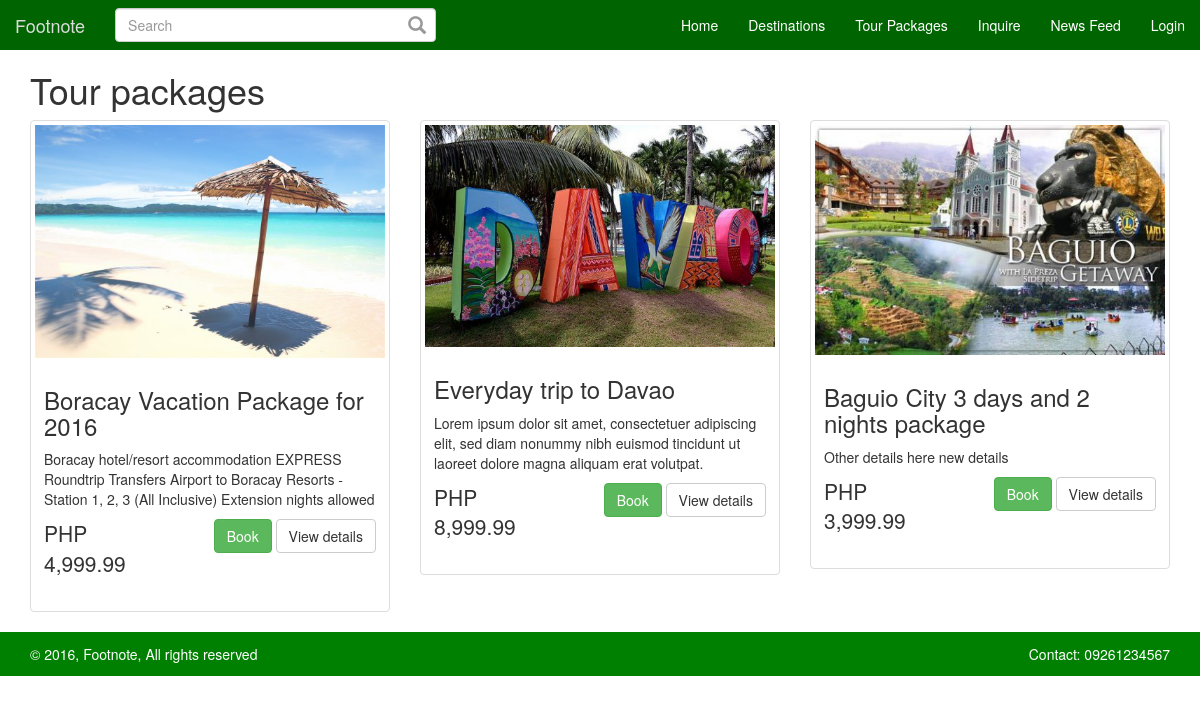
/tourpackages.php, run on the app's committed database.
### tables this page shows
CREATE TABLE `packages` (
  `package_id` int(11) NOT NULL,
  `place_id` int(11) NOT NULL,
  `package_name` varchar(250) NOT NULL,
  `package_price` double NOT NULL,
  `package_days` int(11) NOT NULL,
  `package_details` text NOT NULL,
  `package_person` int(11) NOT NULL DEFAULT '1',
  `package_accomodation` text NOT NULL,
  `package_transportation` text NOT NULL,
  `package_created` datetime NOT NULL DEFAULT CURRENT_TIMESTAMP
);

CREATE TABLE `places` (
  `place_id` int(11) NOT NULL,
  `place_name` varchar(250) NOT NULL,
  `place_address` varchar(250) NOT NULL,
  `place_details` text NOT NULL,
  `place_image` varchar(250) NOT NULL,
  `gallery_id` int(11) NOT NULL
);

### config.php (called while the page is built)
<?php
$config['db']['host']     = 'localhost' ;
$config['db']['user']     = 'root' ;
$config['db']['password'] = '' ;
$config['db']['db']       = 'db_footnote' ;
$config['url']['base_path'] = '/fn';
$config['url']['site'] = 'http://localhost';
$config['url']['root'] = realpath(dirname(__FILE__));
$config['url']['profile_pic'] = $config['url']['base_path'].'/assets/images/uploads/profiles';
$config['url']['post_pic'] = $config['url']['base_path'].'/assets/images/uploads/posts';
$config['url']['places'] = $config['url']['base_path'].'/assets/images/uploads/places';
$config['url']['gallery'] = $config['url']['base_path'].'/assets/images/uploads/galleries';
$config['var']['hash_password'] = '^#$4%9f+1^p9)M@4M)V$';
$config['var']['default_profile_pic'] = '1476196571_18_41b586905e6233e72b076191f8bf9512.png';
$config['var']['anonymous_id'] = '45';
$config['post']['post_per_page'] = 5;

### class/class.db.php (called while the page is built, shortened)
<?php
class DB {
    private $pdo;
    private $sQuery;
    private function Connect()
    {
        $dsn = "mysql:dbname={$this->db};host={$this->host}";
        try {
            $this->pdo = new PDO($dsn, $this->user, $this->password, array(
                PDO::MYSQL_ATTR_INIT_COMMAND => "SET NAMES utf8"
            ));
            $this->pdo->setAttribute(PDO::ATTR_ERRMODE, PDO::ERRMODE_EXCEPTION);
            $this->pdo->setAttribute(PDO::ATTR_EMULATE_PREPARES, false);
            $this->bConnected = true;
        } catch (PDOException $e) {
            echo $this->ExceptionLog($e->getMessage());
            die();
        }
    }
    private function Init($query, $parameters = "")
    {
        try {
            $this->sQuery = $this->pdo->prepare($query);
            $this->sQuery->execute();
        }
        catch (PDOException $e) {
            echo $this->ExceptionLog($e->getMessage(), $query);
            die();
        }
    }
    public function rows($query, $params = null, $fetchmode = PDO::FETCH_ASSOC)
    {
        $this->Init($query, $params);
        $result = $this->sQuery->fetchAll($fetchmode);
        return $result;
    }
}
?>

### include/include.tour.packages.all.php (the view, shortened to what this page needs)
<?php
$db = new DB;
$sql =  "SELECT ";
$sql .= "p.package_id, ";
$sql .= "p.package_name, ";
$sql .= "p.place_id, ";
$sql .= "p.package_price, ";
$sql .= "p.package_details, ";
$sql .= "g.place_image, ";
$sql .= "g.place_name  ";
$sql .= "FROM ";
$sql .= "`packages` as p ";
$sql .= "LEFT JOIN ";
$sql .= "`places` as g ";
$sql .= "ON ";
$sql .= "g.place_id = p.place_id ";
$place_packages = $db->rows($sql);
?>
<div class="m-t-50">
	<div class="container">
		<div class="row">
			<div class="col-md-12">
				<h1>Tour packages</h1>
				<div class="row">
					<?php foreach ($place_packages as $package) : ?>
						<div class="col-sm-12 col-md-4">
							<div class="thumbnail">
								<img src="<?=$config['url']['places']?>/<?=$package['place_image']?>" alt="<?=$package['place_name']?>">
								<div class="caption">
									<h3><?=$package['package_name']?></h3>
									<p><?=$package['package_details']?></p>
									<div class="row">
										<div class="col-xs-12 col-md-5">
											<p class="lead">PHP <?=money_format('%i', $package['package_price'])?></p>
										</div>
										<div class="col-xs-12 col-md-7" style="text-align: right;">
											<a href="<?=$config['url']['base_path']?>/tourpackage.php?action=view_details&package_id=<?=$package['package_id']?>" class="btn btn-success" role="button">Book</a>
											<a href="<?=$config['url']['base_path']?>/tourpackage.php?action=view_details&package_id=<?=$package['package_id']?>" class="btn btn-default" role="button">View details</a>
										</div>
									</div>
								</div>
							</div>
						</div>
						<?php endforeach; ?>
					</div>
				</div>
			</div>
		</div>
	</div>

### assets/css/footnote.css (style rules this page uses)
body,html { min-height: 100%; }
.m-t-50 { padding-top: 50px; }
body, html, .row-offcanvas { height: 100%; }

### data on the page
packages: place.place_image (picture), package_name "Boracay Vacation Package for 2016", package_details "Boracay hotel/resort accommodation EXPRESS Roundtrip Transfers Airport to Boracay Resorts - Station 1, 2, 3 (All Inclusive) Extension nights allowed", package_price "4,999.99"
packages: place.place_image (picture), package_name "Everyday trip to Davao", package_details "Lorem ipsum dolor sit amet, consectetuer adipiscing elit, sed diam nonummy nibh euismod tincidunt ut laoreet dolore magna aliquam erat volutpat.", package_price "8,999.99"
packages: place.place_image (picture), package_name "Baguio City 3 days and 2 nights package", package_details "Other details here new details", package_price "3,999.99"
